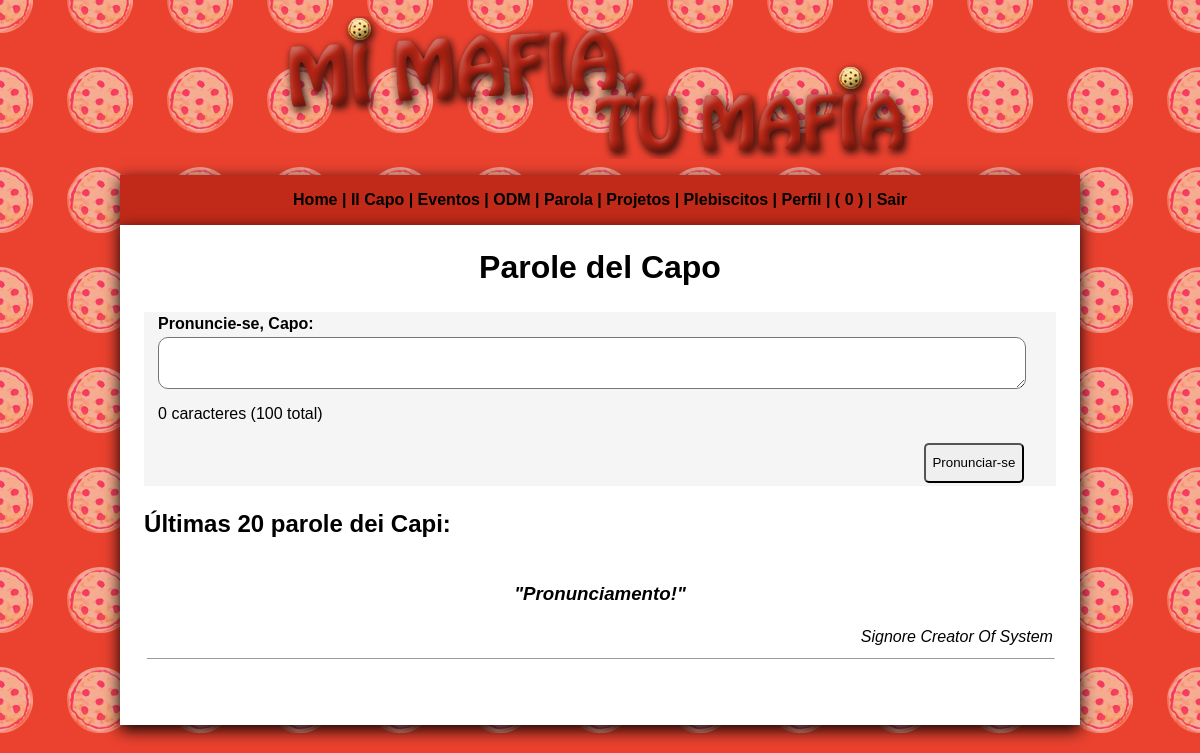
/parola.php (signed in), run on the app's committed database.
### tables this page shows
CREATE TABLE `parola` (
  `id_parola` int(11) NOT NULL,
  `text_parola` text NOT NULL,
  `creat_parola` int(11) NOT NULL
);

CREATE TABLE `user` (
  `id_user` int(11) NOT NULL,
  `nome_user` varchar(200) NOT NULL,
  `sobrenome_user` varchar(200) NOT NULL,
  `nickname_user` varchar(20) NOT NULL,
  `bday_user` varchar(20) NOT NULL,
  `turno_user` varchar(10) NOT NULL,
  `mail_user` varchar(200) NOT NULL,
  `sexo_user` varchar(20) NOT NULL,
  `pass_user` varchar(200) NOT NULL,
  `desc_user` text NOT NULL,
  `matricula_user` varchar(20) NOT NULL,
  `photo_user` varchar(20) NOT NULL
);

### rest.php (called while the page is built, shortened)
<?php
if (isset($_SESSION['usera'])){
   $login_user = $_SESSION['usera'];
}else{
   header("Location:index.php");
   exit;
}
?>

### parola.php (the view, shortened to what this page needs)
<?php
include('rest.php');
include('conectar.php');
$query_guy= "SELECT * FROM user WHERE nickname_user = ?";
$stmt_guy = $conexao->prepare($query_guy);
$stmt_guy->bind_param("s", $login_user);
$stmt_guy->execute();
$rs_guy   = $stmt_guy->get_result();
$infoguy  = $rs_guy->fetch_assoc();
$id_user	= $infoguy['id_user'];
$query_capo = "SELECT * FROM capone_ger LIMIT 1";
$stmt_capo = $conexao->prepare($query_capo);
$stmt_capo->execute();
$rs_capo = $stmt_capo->get_result();
$num_capo = $rs_capo->num_rows;
if($num_capo != 0){
    $capoinfo = $rs_capo->fetch_assoc();
    $iduser_capo = $capoinfo['iduser_capger'];
}else{
    $iduser_capo = 0;
}
?>
<!DOCTYPE html PUBLIC "-//W3C//DTD XHTML 1.0 Transitional//EN" "http://www.w3.org/TR/xhtml1/DTD/xhtml1-transitional.dtd">
<html xmlns="http://www.w3.org/1999/xhtml">
<head>
<link rel="stylesheet" href="css/geral.css" type="text/css" />
</head>
<body leftmargin="0" topmargin="0" background="img/back2.png">
<table cellpadding="0" cellspacing="0" width="100%" border="0">
  <tr>
    <td width="10%">&nbsp;</td>
    <td align="center" valign="bottom"><p><img src="img/tit.png"></p></td>
    <td width="10%">&nbsp;</td>
  </tr>
  <tr>
    <td>&nbsp;</td>
    <td bgcolor="#c12a19" align="center" style="box-shadow: 0px 5px 15px #000;
" height="50"><?php include ('menu.php');?></td>
    <td>&nbsp;</td>
  </tr>
  <tr>
    <td>&nbsp;</td>
    <td bgcolor="#FFFFFF" style="box-shadow: 0px 5px 15px #000;
" height="500" valign="top">
<table width="100%" border="0">
    <tr>
        <td>&nbsp;</td>
        <td align="center" valign="top">
            <h1>Parole del Capo</h1>
        </td>
        <td>&nbsp;</td>
    </tr>
    <?php
	    if($id_user == $iduser_capo){
	?>
    <tr>
        <td>&nbsp;</td>
        <td>
            <form action="post_publication.php?a=capo" method="post" >
                <table bgcolor="#f5f5f5" width="100%" border="0">
                    <tr>
                        <td width="1%">&nbsp;</td>
                        <td colspan="2">
                        <b>Pronuncie-se, Capo:</b>
                        </td>
                    </tr>
                    <tr>
                        <td width="1%">&nbsp;</td>
                        <td colspan="2"><div id="wrapper"><textarea class="txt" name="text" id="text" tabindex="1" style="width: 100%; height:50px; margin: 0; padding: 0; border-width: 1; -webkit-border-radius: 5px;-moz-border-radius: 5px;border-radius: 10px; font-family:Verdana, Geneva, sans-serif;"></textarea>
                            <p id="counter"><span>0</span> caracteres (100 total)</p>
                        </td>
                        <td width="3%">&nbsp;</td>
                    </tr>
                    <tr>
                        <td width="1%">&nbsp;</td>
                        <td width="85%"><input name="iu" type="hidden" id="iu" value="<?=$id_user?>"></td>
                        <td width="11%" align="right"><input name="Envoyer" type="submit" value="Pronunciar-se" align="right"  style="-webkit-border-radius: 5px;-moz-border-radius: 5px;border-radius: 5px; width:100px; height:40px;">
                        </td>
                        <td width="3%">&nbsp;</td>
                    </tr>
                </table>
            </form>
        </td>
        <td>&nbsp;</td>
    </tr>
    <?php } ?>
<tr>
      <td>&nbsp;</td>
      <td align="left" valign="top">
      <h2>Últimas 20 parole dei Capi:</h2>
      </td>
      <td>&nbsp;</td>
      </tr>
      <tr>
      <td>&nbsp;</td>
      <td align="center">
      <?php
        $query_parole = "SELECT * FROM parola ORDER BY id_parola DESC LIMIT 20";
        $stmt_parole = $conexao->prepare($query_parole);
        $stmt_parole->execute();
        $rs_parole = $stmt_parole->get_result();
        $nparole = $rs_parole->num_rows;
        if($nparole == 0){
	  ?>
            <h3>Ainda não há nenhum pronunciamento del Capo!</h3>
      <?php
        }else{
		    while($parole_info = $rs_parole->fetch_assoc()){
                $text_parola	   = $parole_info['text_parola'];
                $creat_parola	   = $parole_info['creat_parola'];
                $query_infcapo  = "SELECT * FROM user WHERE id_user = ?";
                $stmt_infcapo   = $conexao->prepare($query_infcapo);
                $stmt_infcapo->bind_param("i", $creat_parola);
                $stmt_infcapo->execute();
                $rs_infcapo = $stmt_infcapo->get_result();
                $capoinfus  = $rs_infcapo->fetch_assoc();
                $caponame     = $capoinfus['nome_user'];
                $caposobname  = $capoinfus['sobrenome_user'];
                $caposexo	  = $capoinfus['sexo_user'];
	  ?>
      <table width="100%" border="0">
        <tr>
            <td align="center">
                <h3><i>"<?=$text_parola?>"</i></h3>
            </td>
        </tr>
        <tr>
            <td align="right">
            <i>
                <?php
                    if($caposexo == 'm'){
                        echo 'Signore';
                    }else{
                        echo 'Signora';
                    }
                ?>
                <?=$caponame?> <?=$caposobname?>
            </i>
            </td>
        </tr>
        <tr>
            <td><hr width="100%" size="1" />
        </tr>
    </table>
    <?php } } ?>
</td>
<td>&nbsp;</td>
</tr>
</table>
</td>
<td>&nbsp;</td>
</tr>
</table>
</body>
</html>

### css/geral.css (style rules this page uses)
body { font-family:Verdana, Geneva, sans-serif; }

### data on the page
parola: text_parola "Pronunciamento!", user.nome_user "Creator", user.sobrenome_user "Of System"
